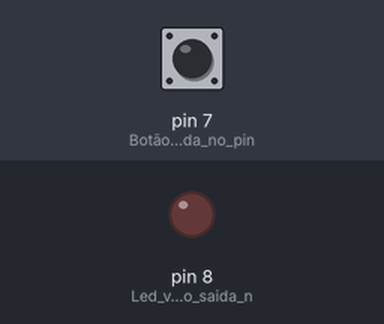
Bench run of a sketch on a simulated Arduino Uno, built with avr-gcc and run on an emulated ATmega328P. Shown: output pins drawn as LEDs (lit = HIGH). Dashed ring = blinking. Inputs (shaded band) come from the test bench; at power-on: pin 7 (Botão_como_entrada_no_pin) LOW.

Above: at 1.2 s.
1.3 s: pin 7 (Botão_como_entrada_no_pin) pulled HIGH for 0.15 s
At 1.55 s:
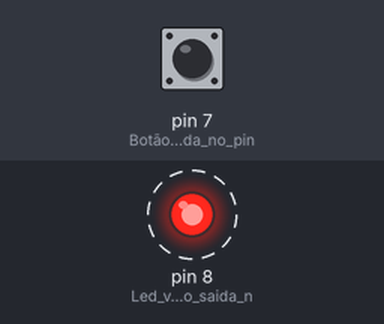
4.3 s: pin 7 (Botão_como_entrada_no_pin) pulled HIGH for 1 s
At 5.4 s:
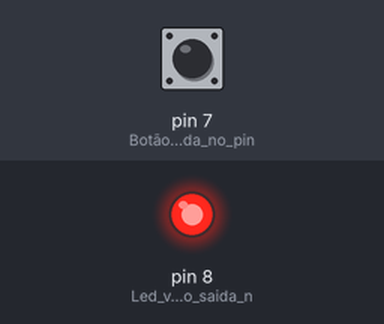
Timing chart, 0 to 7.3 s (numbered marks = the images above; inputs shaded):
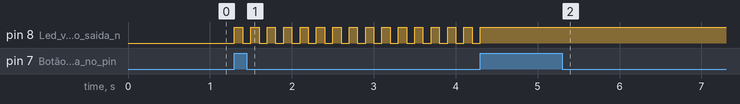

The sketch:

Troca_de_Estado.ino
```cpp
/*Sistemas Microcontrolados
*Prática 2 - Atividade 1
*Alunos: Daniel Santos - Moisés de Medeiros
*Professor: Alysson Lima
*/


// Definição das variaveis
int EstadoMaquina, Controle = 0;
bool EstadoBotao = 0;


void setup() {
 pinMode(7,INPUT);// Botão como entrada no pino (7)
 pinMode(8,OUTPUT); // Led vermelho como saida no pino (8)
}

void loop() {

  //Algoritimo que transforma o botão em não retentivo
  if((digitalRead(7)) && (!EstadoBotao))
  {
    /*soma variável referente ao estado da máquina
   	  e atribui o seu valor para a variável controle
     */
    EstadoMaquina++;
    Controle = EstadoMaquina;

    /*Condições para voltar os estados e reiniciar
      o o valor da variável quando chegar no estado
      inicial
     */
    if(EstadoMaquina == 3){
      Controle = 1;
    }
    else if (EstadoMaquina == 4)
    {
      Controle = 0;
      EstadoMaquina = 0;
    }

  }
  EstadoBotao = digitalRead(7);


 switch(Controle) // Controle dos estados do botão
  {
 // Situação 01: Led Vermelho apagado
    case 0 :
        digitalWrite(8,LOW);
    break;
// Ao pressionar o botão inicia-se a situação 02
// Situação 02: Led piscando
    case 1 :
        digitalWrite(8,HIGH);
        delay(100);
        digitalWrite(8,LOW);
        delay(100);
      break;
//Ao precionar novamente
//Situação 03: Led aceso
    case 2:
        digitalWrite(8,HIGH);
    break;

  }
}
```

Troca_de_Estado_Assembly.c
```cpp
#include <avr/io.h>
#include <util/delay.h>

int EstadoMaquina, Controle = 0;
bool EstadoBotao = 0;

int main(void)
{
   DDRB = 0x01;
   //PB1 = 9 definido como entrada
   //PB0 = 8 definido como saída
  while(1)
  {
  //Algoritimo que transforma o botão em não retentivo
    if( (PINB & 0x2) && (!EstadoBotao))
    {
    /*soma variável referente ao estado da máquina
   	  e atribui o seu valor para a variável controle
     */
    EstadoMaquina++;
    Controle = EstadoMaquina;

    /*Condições para voltar os estados e reiniciar
      o o valor da variável quando chegar no estado
      inicial
     */
    if(EstadoMaquina == 3){
      Controle = 1;
    }
    else if (EstadoMaquina == 4)
    {
      Controle = 0;
      EstadoMaquina = 0;
    }

  }

    EstadoBotao =  (PINB & 0x2);
    switch(Controle) // Controle dos estados do botão
    {
      // Situação 01: Led Vermelho apagado
      case 0 :
        PORTB = (0<<PB0);
      break;
      // Ao pressionar o botão inicia-se a situação 02
      // Situação 02: Led piscando
      case 1 :
        PORTB ^= (1<<PB0);
        _delay_ms(100);
      break;
      //Ao precionar novamente
      //Situação 03: Led aceso
      case 2:
        PORTB ^= (1<<PB0);
      break;

    }
  }
}
```

Measured:
- after the input at 1.3 s, pin 8 (Led_vermelho_como_saida_n): alternates HIGH for 0.10 s and LOW for 0.10 s, starting at once
- after the input at 4.3 s, pin 8 (Led_vermelho_como_saida_n): goes on until 4.3 s, then stays HIGH
